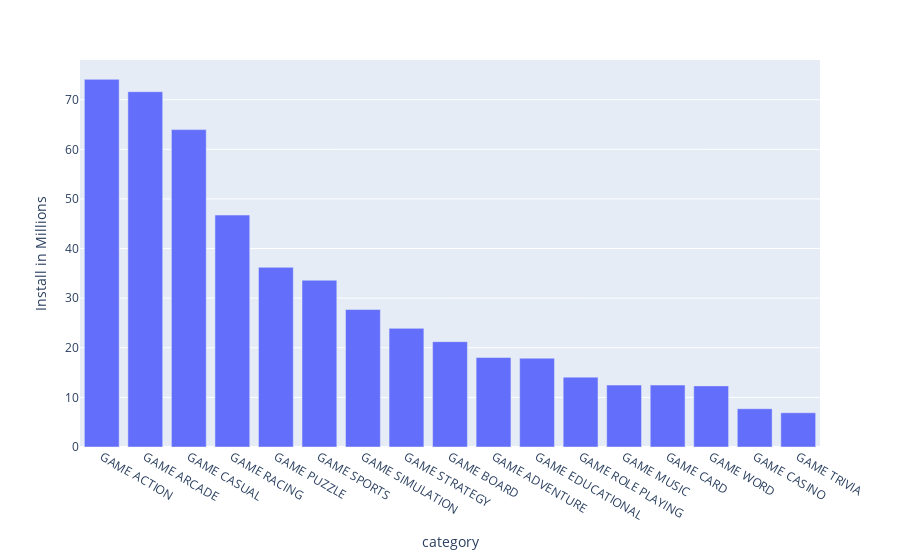

Here is the notebook cell this chart was saved with:
### Code cell
fig = px.bar(install_by_category, x= install_by_category.index, y=install_by_category.values, labels={'y':'Install in Millions'})
fig.update_layout(xaxis={'categoryorder':'total descending'})
fig.show()

### Figure 1 — Plotly figure (JSON) as saved in the notebook; plotly's stock layout.template omitted (floating-point values rounded to 4 significant figures)
{"data": [{"alignmentgroup": "True", "hovertemplate": "category=%{x}<br>Install in Millions=%{y}<extra></extra>", "legendgroup": "", "marker": {"color": "#636efa", "pattern": {"shape": ""}}, "name": "", "offsetgroup": "", "orientation": "v", "showlegend": false, "textposition": "auto", "type": "bar", "x": ["GAME ACTION", "GAME ADVENTURE", "GAME ARCADE", "GAME BOARD", "GAME CARD", "GAME CASINO", "GAME CASUAL", "GAME EDUCATIONAL", "GAME MUSIC", "GAME PUZZLE", "GAME RACING", "GAME ROLE PLAYING", "GAME SIMULATION", "GAME SPORTS", "GAME STRATEGY", "GAME TRIVIA", "GAME WORD"], "xaxis": "x", "y": [74.1, 18.03, 71.61, 21.23, 12.48, 7.715, 63.97, 17.89, 12.49, 36.21, 46.75, 14.08, 27.71, 33.61, 23.91, 6.901, 12.32], "yaxis": "y"}], "layout": {"barmode": "relative", "legend": {"tracegroupgap": 0}, "margin": {"t": 60}, "xaxis": {"anchor": "y", "categoryorder": "total descending", "domain": [0, 1], "title": {"text": "category"}}, "yaxis": {"anchor": "x", "domain": [0, 1], "title": {"text": "Install in Millions"}}}}
